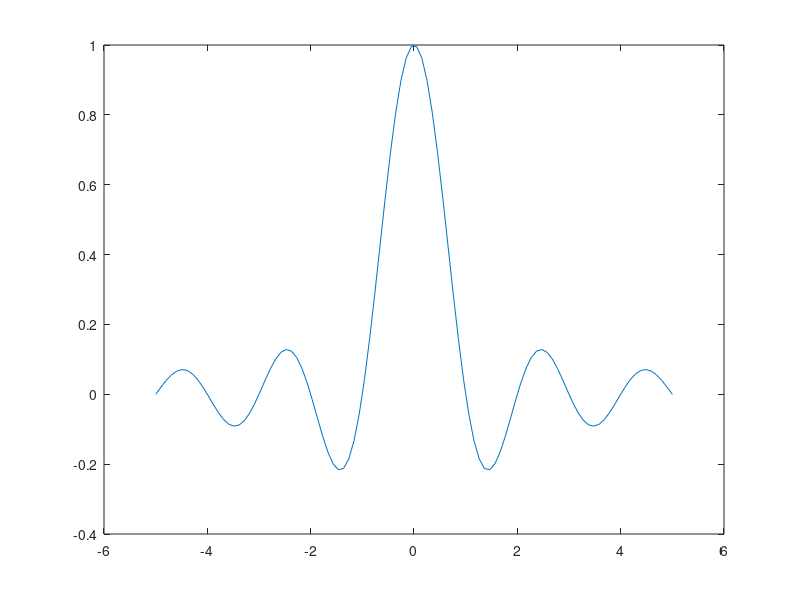
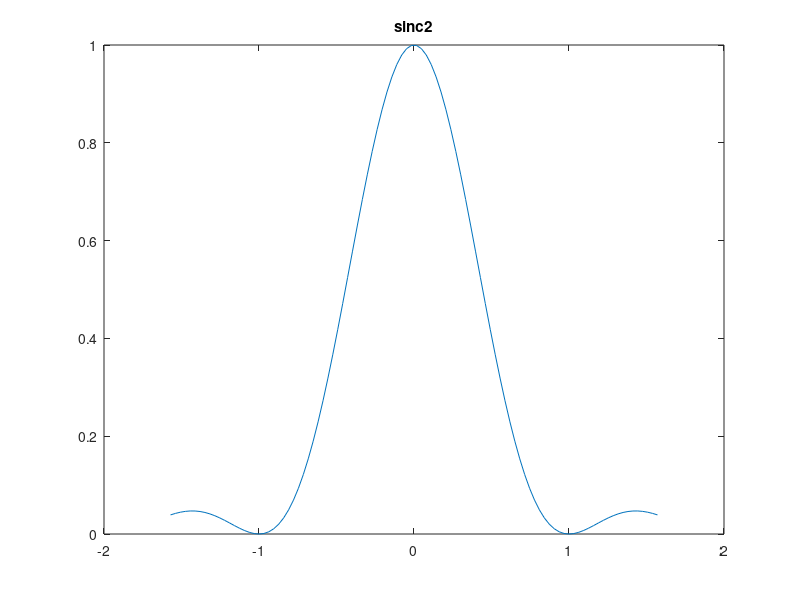
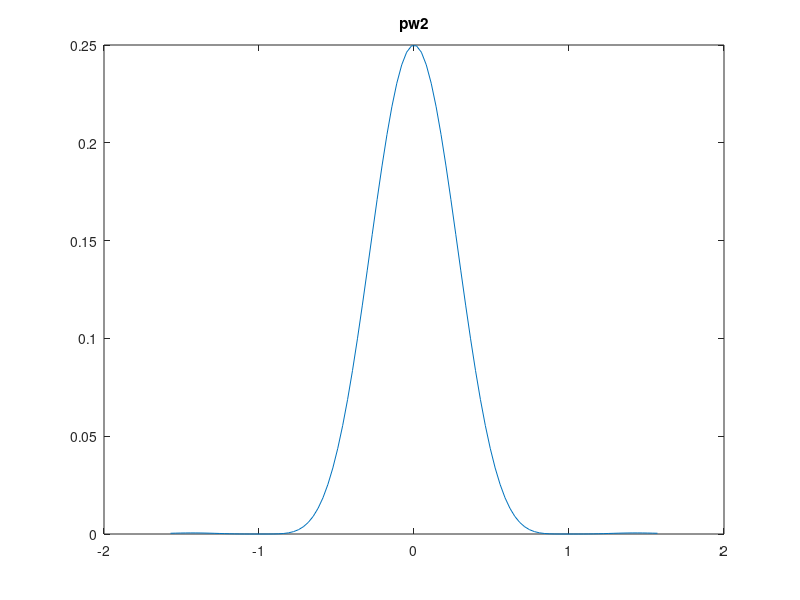

Recreate these plots in MATLAB, in order.
% sincx
x = linspace(-5,5);
y = sinc(x);
plot(x,y)

figure;
%sincxwtb/4 for polar
%grid on;
%pw2
tb=1;
val = (2*pi*(tb))/4;
x1 = linspace(-val,val);
z = sinc(x1).^2;
pw=((tb/2)*z).^2;
plot(x1,z);
title(['sinc2']);
figure;
plot(x1,pw);
title(['pw2']);


